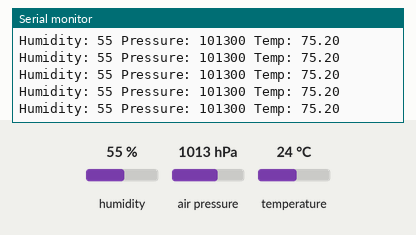
Recording of a sketch running on a simulated Arduino Uno, built with avr-gcc and run on an emulated ATmega328P. On the bench: the last lines printed to the serial monitor. The test bench sets the inputs (shaded band); at power-on: humidity 55 %, air pressure 1013 hPa, temperature 24 °C.

Above: at 1.2 s.
1.3 s: humidity set to 22 %
At 1.32 s:
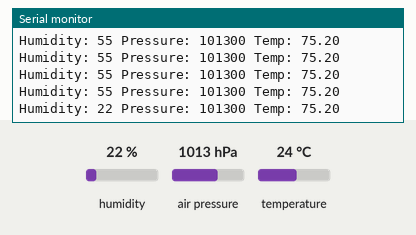
2.8 s: air pressure set to 952 hPa
At 2.8 s:
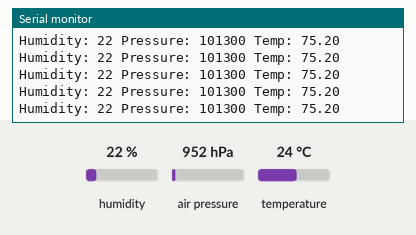
4.3 s: temperature set to 12 °C
At 4.32 s:
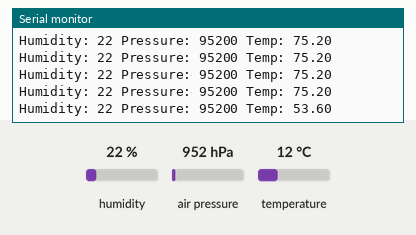

The sketch:

ESP32-C3-BME280-test.ino
```cpp
/*
  Simple functional test for the ESP32-C3 Wi-Fi environment sensor node

  This program will interrogate the BME280 sensor and print out readings
  to the serial port to test basic functionality of the board

  ESP32 Arduino core must be installed
  (https://github.com/espressif/arduino-esp32)

  Set Arduino Tools menu options as follows:
  Board: ESP32C3 Dev Module
  USB CDC On Boot: Enabled

  Adapted from Example1_BasicReadings.ino by Nathan Seidle
  from SparkFun_BME280_Arduino_Library
  (https://github.com/sparkfun/SparkFun_BME280_Arduino_Library/)
*/

#include <Wire.h>

#include "SparkFunBME280.h"
BME280 mySensor;

void setup()
{
  Serial.begin(115200);
  Serial.println("Reading basic values from BME280");

  // board specific I2C pins SDA=GPIO7, SCL=GPIO8
  Wire.setPins(7, 8);

  Wire.begin();

  // SDO pin of BME280 is pulled high, address 0x77
  mySensor.setI2CAddress(0x77);
  if (mySensor.beginI2C() == false) //Begin communication over I2C
  {
    Serial.println("The sensor did not respond. Please check wiring.");
    while(1); //Freeze
  }
}

void loop()
{
  Serial.print("Humidity: ");
  Serial.print(mySensor.readFloatHumidity(), 0);

  Serial.print(" Pressure: ");
  Serial.print(mySensor.readFloatPressure(), 0);

  Serial.print(" Temp: ");
  //Serial.print(mySensor.readTempC(), 2);
  Serial.print(mySensor.readTempF(), 2);

  Serial.println();

  delay(50);
}
```

Measured:
- after the input at 1.3 s, the serial monitor: prints a new line at once (image 1)
- after the input at 4.3 s, the serial monitor: prints a new line at once (image 3)
